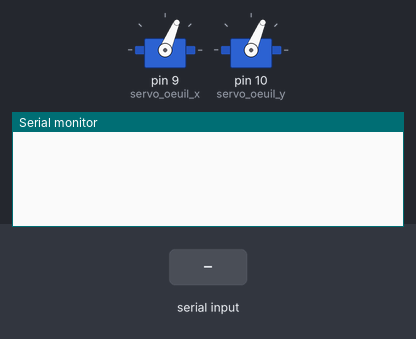
Simulated run of this sketch. Board: Arduino Uno, built with avr-gcc and run on an emulated ATmega328P. On the bench: 2 × servo, the last lines printed to the serial monitor. Inputs (shaded band) come from the test bench.

Above: at 1.2 s.
1.3 s: " " received over the second serial link
At 1.8 s:
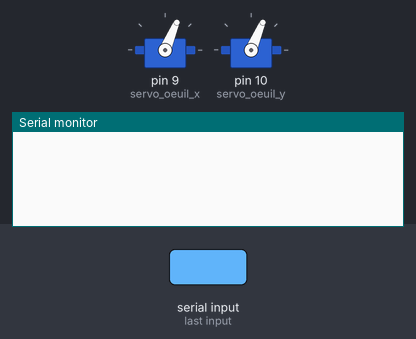
2.8 s: "$" received over the second serial link
At 4.0 s:
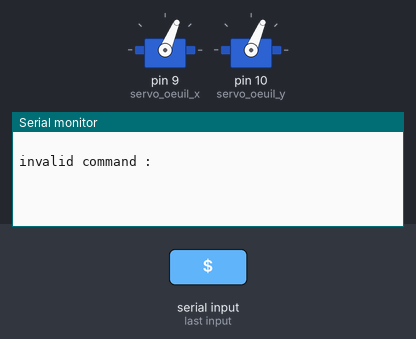
4.3 s: "90 45 200\n" received over the second serial link
At 5.6 s:
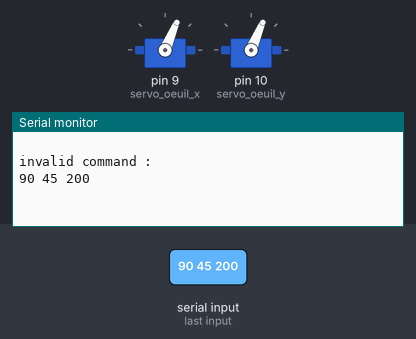

The sketch:

arduino_PJT.ino
```cpp
#include <SoftwareSerial.h>
#include <Servo.h>
//#include <AFMotor.h>
#include <Wire.h>
#include <Adafruit_MotorShield.h>


// Connect a stepper motor with 200 steps per revolution (1.8 degree)
// to motor port #2 (M3 and M4)
Adafruit_MotorShield AFMS = Adafruit_MotorShield();
// Connect a stepper motor with 200 steps per revolution (1.8 degree)
// to motor port #2 (M3 and M4)
Adafruit_StepperMotor *steph = AFMS.getStepper(200, 1);

//HM10 module works as a Serial
SoftwareSerial HM10(2, 3); //HM10(Receive Pin, Transmit Pin)
String msg = "";


Servo myservo;  // create servo object to control a servo

Servo servo_oeuil_x;
Servo servo_oeuil_y;
Servo servo_bouche;
Servo serrvo_paupierre_sup;
Servo serrvo_paupierre_inf;

int new_step_pos =0;
int last_step_pos=0;
int pos = 0;
int Kx=1;
int Ky=1;
float pos_x = 0.0;
float pos_y = 0.0;

String strength ="";

String angle ="";

String x ="";

String y ="";

void setup() {


  AFMS.begin();
  //the serial is used as a debuger
  Serial.begin(9600);
  HM10.begin(9600);


   // all servos are not attached yet because we dont know witch pins will be availibles
  servo_oeuil_x.attach(9);
  servo_oeuil_y.attach(10);
  servo_oeuil_x.write(67);
  servo_oeuil_y.write(67);
  pos=0;
  //initialise the stepper at step 0
  steph->setSpeed(100);
  steph->release();
  //steph->step(1000, FORWARD, DOUBLE);
  //myservo.write(pos);
}
void command(String msg){
  //analyse the message and choose the corresponding action
  char command_info = msg.charAt(0);
  switch (command_info) {
    //the first charracter correspond to the action (eyes movement, head ...)
    case 'y' ://movement of the eyes
      Serial.println(msg+"===========");
      msg.remove(0,1);
      //extract the data from the message
      strength = msg.substring(0,msg.indexOf(" "));
      angle = msg.substring(msg.indexOf(" ")+1,msg.length());
      //process the data to calculate the position of the motors
      pos_x = Kx*(strength.toFloat()*cos(2*(PI/360.)*angle.toFloat()) +117);//   ((x.toFloat()*157./200.)  + 117);
      pos_y = Ky*(strength.toFloat()*sin(2*(PI/360.)*angle.toFloat()) +117);//((y.toFloat()*157./200.)  + 117);

      //debug command
      Serial.println(String(pos_x)+"      "+String(pos_y));

      //set the position of the servos
      servo_oeuil_x.write(pos_x);
      servo_oeuil_y.write(pos_y);
      break;
    case 'b' : // b and p are the commands for the eyelids et the mouth, not finished because the transmission system is not fully known
      Serial.println("BBBBB");
      break;
    case 'p' :
      Serial.println("PPPPP");
      break;
    case 't' ://movement of the head
      Serial.println("TTTTT");
      msg.remove(0,1);
      new_step_pos=int((msg.toInt()-67)/1.8); //extracting and converting the data

      //knowing the last position and the new position, we know if the stepper needs to go forward or backward

      if (new_step_pos < last_step_pos) {
        pos=last_step_pos - new_step_pos;
        if (pos==0) {
          break;
        }
        Serial.println(String(pos)+" pos "+String(last_step_pos)+" last pos "+String(new_step_pos)+" new pos        "+"avance");
        steph->step(pos, FORWARD, DOUBLE); // tell the stepper how many steps it as to go
      }
      else {
        pos=new_step_pos-last_step_pos;
        if (pos==0){
          break;
        }
        Serial.println(String(pos)+" pos "+String(last_step_pos)+" last pos "+String(new_step_pos)+" new pos        "+"recule");
        steph->step(pos, BACKWARD, DOUBLE);
      }
      last_step_pos=new_step_pos;
      //myservo.write(pos);
      break;
    default:
      // if nothing else matches, do the default
      Serial.println("invalid command : "+msg);
      break;
  }
}
void loop() {
  if ( HM10.available() ) {
    msg = "";
//unsigned long StartTime = millis();


    while (HM10.available()){
      char lu = HM10.read();
      if (lu == '$') {// it reads charracters until it founds a "$" meaning the end of a command
        command(msg);
        break;
      }
      else {
      msg=msg+lu;
      }
      delay(1);//this prevent an issues when the HM10 module is slower than the arduino's loop
    }

//    unsigned long CurrentTime = millis();
//    unsigned long ElapsedTime = CurrentTime - StartTime;
    Serial.println(msg);

  }
  delay(10);
}
```

Measured:
- after the input at 1.3 s, the serial monitor: prints a new line at once (image 1)
- after the input at 2.8 s, the serial monitor: prints a new line at once (image 2)
- after the input at 4.3 s, the serial monitor: prints a new line at once (image 3)
